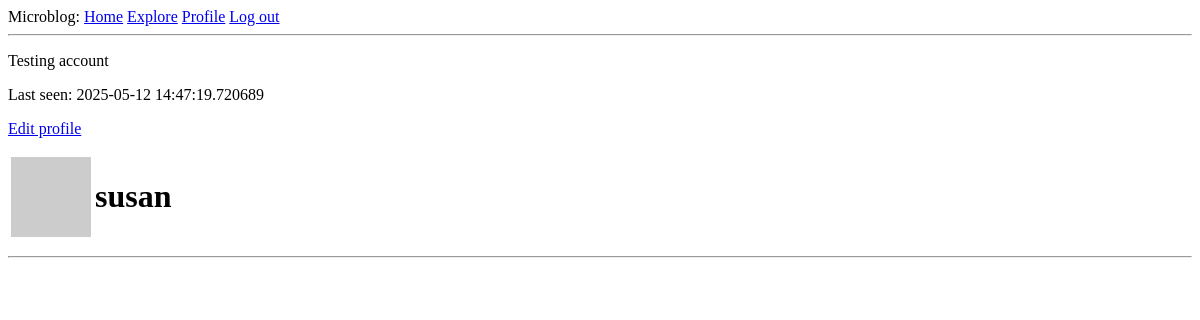
Page /user/susan (signed in) on the earlier database version.
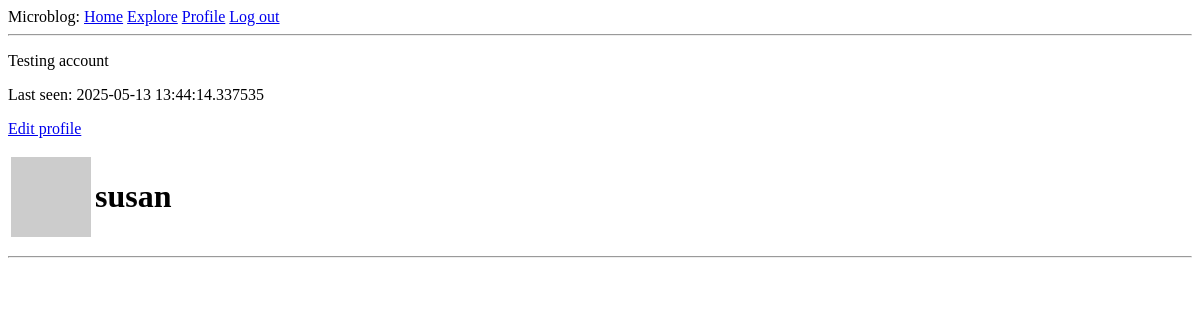
Same page on the later database version.
### app/models.py (models this page shows, shortened)
class User(UserMixin, db.Model):
    id: so.Mapped[int] = so.mapped_column(primary_key=True)
    username: so.Mapped[str] = so.mapped_column(sa.String(64), index=True, unique=True)
    email: so.Mapped[str] = so.mapped_column(sa.String(120), index=True, unique=True)
    password_hash: so.Mapped[Optional[str]] = so.mapped_column(sa.String(256))
    posts: so.WriteOnlyMapped['Post'] = so.relationship(back_populates='author')
    about_me: so.Mapped[Optional[str]] = so.mapped_column(sa.String(140))
    last_seen: so.Mapped[Optional[datetime]] = so.mapped_column(default=lambda: datetime.now(timezone.utc))
    following: so.WriteOnlyMapped['User'] = so.relationship(secondary=followers, primaryjoin=(followers.c.follower_id == id), secondaryjoin=(followers.c.followed_id == id), back_populates='followers')
    followers: so.WriteOnlyMapped['User'] = so.relationship(secondary=followers, primaryjoin=(followers.c.followed_id == id), secondaryjoin=(followers.c.follower_id == id), back_populates='following')
    def avatar(self, size):
        digest = md5(self.email.lower().encode('utf8')).hexdigest()
        return f'https://www.gravatar.com/avatar/{digest}?d=identicon&s={size}'

### app/routes.py (the view)
@app.route('/user/<username>')
@login_required
def user(username):
    user = db.first_or_404(sa.select(User).where(User.username == username))
    page = request.args.get('page', 1, type=int)
    query = user.posts.select().order_by(Post.timestamp.desc())
    posts = db.paginate(query, page=page, per_page = app.config['POSTS_PER_PAGE'], error_out=False)
    next_url = url_for('user', username=user.username, page=posts.next_num) \
        if posts.has_next else None
    prev_url = url_for('user', username=user.username, page=posts.prev_num) \
        if posts.has_prev else None
    form = EmptyForm()
    return render_template('user.html', user=user, posts=posts.items, form=form, next_url=next_url, prev_url=prev_url)

### app/models.py (called while the page is built)
@login.user_loader
def load_user(id):
    return db.session.get(User, int(id))

### app/routes.py (called while the page is built)
@app.before_request
def before_request():
    if current_user.is_authenticated:
        current_user.last_seen = datetime.now(timezone.utc)
        db.session.commit()

### app/templates/user.html (shortened to what this page needs)
{% extends "base.html" %}
{% block content %}
    <table>
        <tr valign="top">
            <td><img src="{{ user.avatar(112) }}"></td>
            <td><h1>{{ user.username }}</h1></td>
        </tr>
        <tr>
            {% if user.about_me %}<p>{{ user.about_me }}</p>{% endif %}
            {% if user.last_seen %}<p>Last seen: {{ user.last_seen }}</p>{% endif %}
        </tr>
        <tr valign="top">
            {% if user == current_user %}
                <p><a href="{{ url_for('edit_profile') }}">Edit profile</a></p>
            {% endif %}
        </tr>
    </table>
    <hr>
{% endblock %}

Differences in the rows shown:
changed User "susan": last_seen "2025-05-12 14:47:19.720689" → "2025-05-13 13:44:14.337535"
